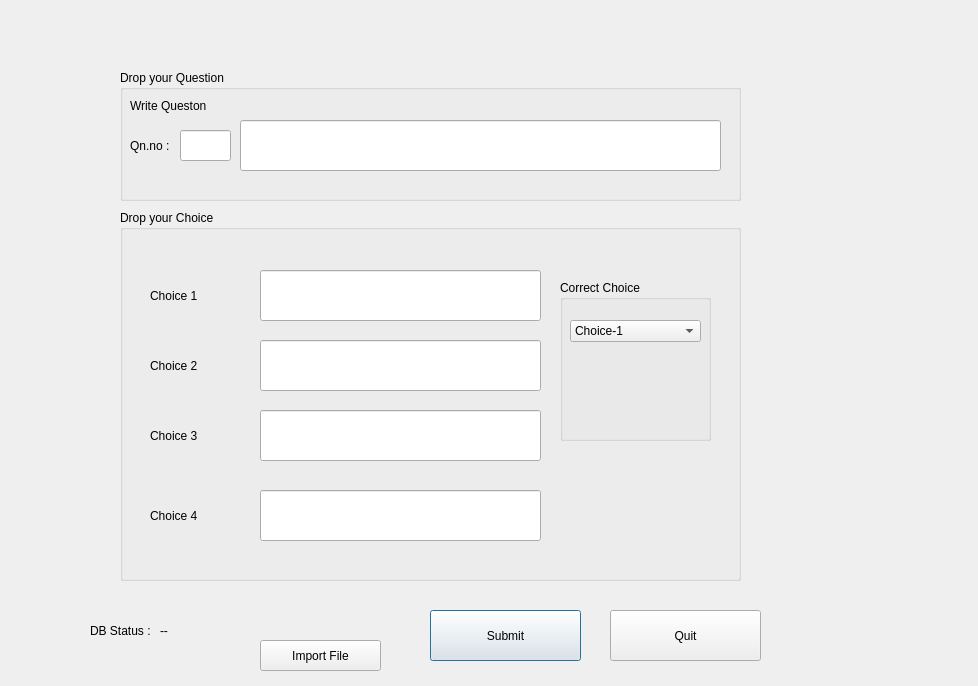
<?xml version="1.0" encoding="UTF-8"?>
<ui version="4.0">
 <class>admin_apt_hard</class>
 <widget class="QDialog" name="admin_apt_hard">
  <property name="geometry">
   <rect>
    <x>0</x>
    <y>0</y>
    <width>978</width>
    <height>686</height>
   </rect>
  </property>
  <property name="windowTitle">
   <string>Dialog</string>
  </property>
  <widget class="QLabel" name="label_3">
   <property name="geometry">
    <rect>
     <x>90</x>
     <y>620</y>
     <width>91</width>
     <height>21</height>
    </rect>
   </property>
   <property name="text">
    <string>DB Status :</string>
   </property>
  </widget>
  <widget class="QGroupBox" name="choice_box">
   <property name="geometry">
    <rect>
     <x>120</x>
     <y>210</y>
     <width>621</width>
     <height>371</height>
    </rect>
   </property>
   <property name="title">
    <string>Drop your Choice</string>
   </property>
   <widget class="QLabel" name="label_7">
    <property name="geometry">
     <rect>
      <x>30</x>
      <y>280</y>
      <width>101</width>
      <height>51</height>
     </rect>
    </property>
    <property name="text">
     <string>Choice 4</string>
    </property>
   </widget>
   <widget class="QLineEdit" name="choice_2">
    <property name="geometry">
     <rect>
      <x>140</x>
      <y>130</y>
      <width>281</width>
      <height>51</height>
     </rect>
    </property>
   </widget>
   <widget class="QLabel" name="label_5">
    <property name="geometry">
     <rect>
      <x>30</x>
      <y>130</y>
      <width>101</width>
      <height>51</height>
     </rect>
    </property>
    <property name="text">
     <string>Choice 2</string>
    </property>
   </widget>
   <widget class="QLineEdit" name="choice_1">
    <property name="geometry">
     <rect>
      <x>140</x>
      <y>60</y>
      <width>281</width>
      <height>51</height>
     </rect>
    </property>
   </widget>
   <widget class="QLineEdit" name="choice_4">
    <property name="geometry">
     <rect>
      <x>140</x>
      <y>280</y>
      <width>281</width>
      <height>51</height>
     </rect>
    </property>
   </widget>
   <widget class="QLineEdit" name="choice_3">
    <property name="geometry">
     <rect>
      <x>140</x>
      <y>200</y>
      <width>281</width>
      <height>51</height>
     </rect>
    </property>
   </widget>
   <widget class="QLabel" name="label_6">
    <property name="geometry">
     <rect>
      <x>30</x>
      <y>200</y>
      <width>101</width>
      <height>51</height>
     </rect>
    </property>
    <property name="text">
     <string>Choice 3</string>
    </property>
   </widget>
   <widget class="QLabel" name="label_4">
    <property name="geometry">
     <rect>
      <x>30</x>
      <y>60</y>
      <width>101</width>
      <height>51</height>
     </rect>
    </property>
    <property name="text">
     <string>Choice 1</string>
    </property>
   </widget>
   <widget class="QGroupBox" name="crt_choice">
    <property name="geometry">
     <rect>
      <x>440</x>
      <y>70</y>
      <width>151</width>
      <height>161</height>
     </rect>
    </property>
    <property name="title">
     <string>Correct Choice</string>
    </property>
    <widget class="QComboBox" name="comboBox">
     <property name="geometry">
      <rect>
       <x>10</x>
       <y>40</y>
       <width>131</width>
       <height>22</height>
      </rect>
     </property>
     <item>
      <property name="text">
       <string>Choice-1</string>
      </property>
     </item>
     <item>
      <property name="text">
       <string>Choice-2</string>
      </property>
     </item>
     <item>
      <property name="text">
       <string>Choice-3</string>
      </property>
     </item>
     <item>
      <property name="text">
       <string>Choice-4</string>
      </property>
     </item>
    </widget>
   </widget>
  </widget>
  <widget class="QPushButton" name="submitbtn">
   <property name="geometry">
    <rect>
     <x>430</x>
     <y>610</y>
     <width>151</width>
     <height>51</height>
    </rect>
   </property>
   <property name="styleSheet">
    <string notr="true">QPushButton {background-color: white;
    border-style: outset;
    border-width: 2px;
    border-color: black;
    border-radius: 3px;
    font: bold 18px;
    padding: 3px;
color:black;
};</string>
   </property>
   <property name="text">
    <string>Submit</string>
   </property>
  </widget>
  <widget class="QPushButton" name="quit">
   <property name="geometry">
    <rect>
     <x>610</x>
     <y>610</y>
     <width>151</width>
     <height>51</height>
    </rect>
   </property>
   <property name="styleSheet">
    <string notr="true">QPushButton {background-color: white;
    border-style: outset;
    border-width: 2px;
    border-color: black;
    border-radius: 3px;
    font: bold 18px;
    padding: 3px;
color:black;
};</string>
   </property>
   <property name="text">
    <string>Quit</string>
   </property>
  </widget>
  <widget class="QGroupBox" name="qn_box">
   <property name="geometry">
    <rect>
     <x>120</x>
     <y>70</y>
     <width>621</width>
     <height>131</height>
    </rect>
   </property>
   <property name="title">
    <string>Drop your Question</string>
   </property>
   <widget class="QLabel" name="label_2">
    <property name="geometry">
     <rect>
      <x>10</x>
      <y>10</y>
      <width>161</width>
      <height>51</height>
     </rect>
    </property>
    <property name="text">
     <string>Write Queston</string>
    </property>
   </widget>
   <widget class="QLineEdit" name="qn_editor">
    <property name="geometry">
     <rect>
      <x>120</x>
      <y>50</y>
      <width>481</width>
      <height>51</height>
     </rect>
    </property>
   </widget>
   <widget class="QLabel" name="label">
    <property name="geometry">
     <rect>
      <x>10</x>
      <y>60</y>
      <width>51</width>
      <height>31</height>
     </rect>
    </property>
    <property name="text">
     <string>Qn.no :</string>
    </property>
   </widget>
   <widget class="QLineEdit" name="qn_number">
    <property name="geometry">
     <rect>
      <x>60</x>
      <y>60</y>
      <width>51</width>
      <height>31</height>
     </rect>
    </property>
   </widget>
  </widget>
  <widget class="QLabel" name="qn_db_status">
   <property name="geometry">
    <rect>
     <x>160</x>
     <y>620</y>
     <width>91</width>
     <height>21</height>
    </rect>
   </property>
   <property name="text">
    <string>--</string>
   </property>
  </widget>
  <widget class="QPushButton" name="exportCSV">
   <property name="geometry">
    <rect>
     <x>260</x>
     <y>640</y>
     <width>121</width>
     <height>31</height>
    </rect>
   </property>
   <property name="styleSheet">
    <string notr="true">QPushButton {background-color: white;
    border-style: outset;
    border-width: 2px;
    border-color: black;
    border-radius: 3px;
    font: bold 18px;
    padding: 3px;
color:black;
};</string>
   </property>
   <property name="text">
    <string>Import File</string>
   </property>
  </widget>
 </widget>
 <resources/>
 <connections/>
</ui>
